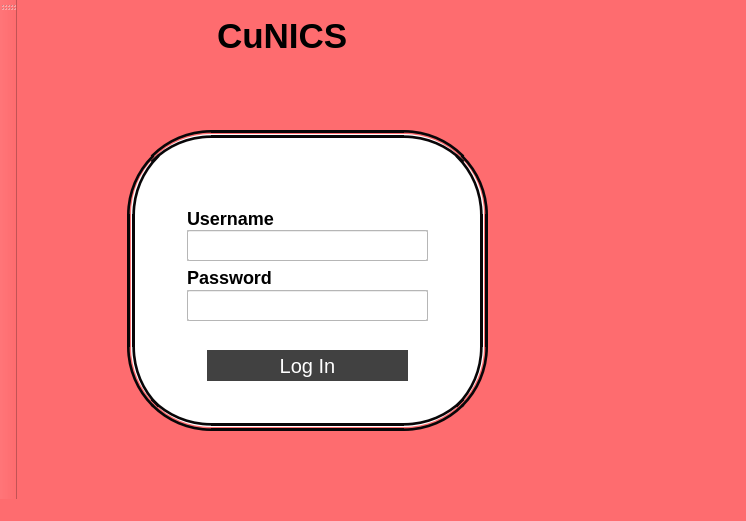
<?xml version="1.0" encoding="UTF-8"?>
<ui version="4.0">
 <class>MainWindow</class>
 <widget class="QMainWindow" name="MainWindow">
  <property name="geometry">
   <rect>
    <x>0</x>
    <y>0</y>
    <width>746</width>
    <height>521</height>
   </rect>
  </property>
  <property name="windowTitle">
   <string>MainWindow</string>
  </property>
  <property name="styleSheet">
   <string notr="true">
background-color: rgb(254, 108, 111);
</string>
  </property>
  <widget class="QWidget" name="centralWidget">
   <widget class="QFrame" name="frame">
    <property name="geometry">
     <rect>
      <x>110</x>
      <y>130</y>
      <width>361</width>
      <height>301</height>
     </rect>
    </property>
    <property name="styleSheet">
     <string notr="true">#frame{
border-radius: 84px 84px 84px 84px;
background-color: rgb(255, 255, 255);
border: 8px double  #080608;
}</string>
    </property>
    <property name="frameShape">
     <enum>QFrame::StyledPanel</enum>
    </property>
    <property name="frameShadow">
     <enum>QFrame::Raised</enum>
    </property>
    <widget class="QFrame" name="frame_2">
     <property name="geometry">
      <rect>
       <x>60</x>
       <y>100</y>
       <width>241</width>
       <height>31</height>
      </rect>
     </property>
     <property name="styleSheet">
      <string notr="true">background-color: rgb(255, 255, 255);</string>
     </property>
     <property name="frameShape">
      <enum>QFrame::StyledPanel</enum>
     </property>
     <property name="frameShadow">
      <enum>QFrame::Raised</enum>
     </property>
     <widget class="QLineEdit" name="lineEdit_username">
      <property name="geometry">
       <rect>
        <x>0</x>
        <y>0</y>
        <width>241</width>
        <height>31</height>
       </rect>
      </property>
     </widget>
    </widget>
    <widget class="QFrame" name="frame_3">
     <property name="geometry">
      <rect>
       <x>60</x>
       <y>160</y>
       <width>241</width>
       <height>31</height>
      </rect>
     </property>
     <property name="styleSheet">
      <string notr="true">background-color: rgb(255, 255, 255);</string>
     </property>
     <property name="frameShape">
      <enum>QFrame::StyledPanel</enum>
     </property>
     <property name="frameShadow">
      <enum>QFrame::Raised</enum>
     </property>
    </widget>
    <widget class="QLabel" name="label_username">
     <property name="geometry">
      <rect>
       <x>60</x>
       <y>70</y>
       <width>111</width>
       <height>36</height>
      </rect>
     </property>
     <property name="styleSheet">
      <string notr="true">#label_username{
font-family: Helvetica Neue,Helvetica,Arial,sans-serif;
	font-size: 18px;
	font-style: normal;
	font-variant: normal;
	font-weight: 700;
	line-height: 12.6px;
background-color: rgba(0,0,0,0);
}</string>
     </property>
     <property name="text">
      <string>Username</string>
     </property>
    </widget>
    <widget class="QLabel" name="label_password">
     <property name="geometry">
      <rect>
       <x>60</x>
       <y>130</y>
       <width>98</width>
       <height>35</height>
      </rect>
     </property>
     <property name="styleSheet">
      <string notr="true">#label_password{
font-family: Helvetica Neue,Helvetica,Arial,sans-serif;
	font-size: 18px;
	font-style: normal;
	font-variant: normal;
	font-weight: 700;
	line-height: 12.6px;
background-color: rgba(0,0,0,0);
}</string>
     </property>
     <property name="text">
      <string>Password</string>
     </property>
    </widget>
    <widget class="QPushButton" name="logi_button">
     <property name="geometry">
      <rect>
       <x>80</x>
       <y>220</y>
       <width>201</width>
       <height>31</height>
      </rect>
     </property>
     <property name="styleSheet">
      <string notr="true">#logi_button{
	background-color: rgb(65, 65, 65);
	color: rgb(255, 255, 255);
font-size: 20px;
 border: none;
}</string>
     </property>
     <property name="text">
      <string>Log In</string>
     </property>
    </widget>
    <widget class="QLineEdit" name="lineEdit_password">
     <property name="geometry">
      <rect>
       <x>60</x>
       <y>160</y>
       <width>241</width>
       <height>31</height>
      </rect>
     </property>
     <property name="styleSheet">
      <string notr="true">background-color: rgb(255, 255, 255);</string>
     </property>
    </widget>
   </widget>
   <widget class="QLabel" name="label">
    <property name="geometry">
     <rect>
      <x>200</x>
      <y>10</y>
      <width>151</width>
      <height>51</height>
     </rect>
    </property>
    <property name="styleSheet">
     <string notr="true">font-family: Helvetica Neue,Helvetica,Arial,sans-serif;
	font-size: 35px;
	font-style: normal;
	font-variant: normal;
	font-weight: 700;
	line-height: 12.6px;
background-color: rgba(0,0,0,0);</string>
    </property>
    <property name="text">
     <string>CuNICS</string>
    </property>
   </widget>
  </widget>
  <widget class="QMenuBar" name="menuBar">
   <property name="geometry">
    <rect>
     <x>0</x>
     <y>0</y>
     <width>746</width>
     <height>25</height>
    </rect>
   </property>
  </widget>
  <widget class="QToolBar" name="mainToolBar">
   <attribute name="toolBarArea">
    <enum>LeftToolBarArea</enum>
   </attribute>
   <attribute name="toolBarBreak">
    <bool>false</bool>
   </attribute>
  </widget>
  <widget class="QStatusBar" name="statusBar"/>
 </widget>
 <layoutdefault spacing="6" margin="11"/>
 <resources/>
 <connections/>
</ui>
